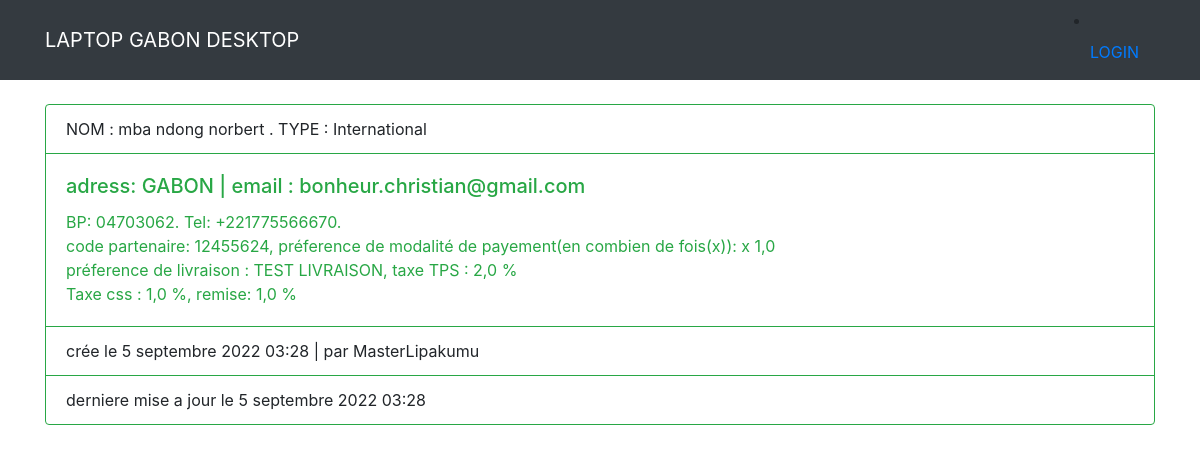
Screenshot of /alldetail/detailallclientdata/3/ with the database file from the repository.
### alldetail/models.py (models this page shows, shortened)
class ALLClientData(models.Model):
    NATION = [
        ('National', 'National'),
        ('International', 'International'),
    ]
    DOCU = [
        ('Bon de livraison', 'Bon de livraison'),
        ('Devis', 'Devis'),
        ('Facture', 'Facture'),
    ]
    TYPEPAYMENT = [
        ('A échéance','A échéance'),
        ('Définis dans le contrat','Définis dans le contrat'),
        ('Journalier, hebdomadaire, mensuel','Journalier, hebdomadaire, mensuel'),
        ('Cash','Cash'),
    ]
    type_payment = models.CharField(choices=TYPEPAYMENT, blank=True, null=True, max_length=200)
    nation_choices = models.CharField(choices=NATION, blank=True, null=True, max_length=100)
    document_choices = models.CharField(choices=DOCU, blank=True, null=True, max_length=100)
    client_Name = models.CharField(null=True, blank=True, max_length=200)
    address = models.CharField(null=True, blank=True, max_length=255)
    postal_Code = models.CharField(null=True, blank=True, max_length=10)
    phone_number = PhoneNumberField()
    email_Address = models.EmailField(null=True, blank=True, max_length=200)
    partenary_code = models.CharField(max_length = 200, blank = True, null=True)
    taxe_TPS = models.FloatField(null=True, blank=True)
    taxe_CSS = models.FloatField(null=True, blank=True)
    remise = models.FloatField(null=True, blank=True)
    livraison = models.CharField(null=True, blank=True, max_length=200)
    modalite_paiement = models.FloatField(blank=True, null=True)
    author = models.ForeignKey(User, on_delete=models.CASCADE, null=True, blank=True)
    client_cart_facturation = models.ForeignKey('carts.Order',on_delete = models.SET_NULL, null = True, blank=True, related_name = "client_cart_facturation")
    client_cart_facturation_2 = models.ForeignKey('carts.OrderItem',on_delete = models.SET_NULL, null = True, blank=True, related_name = "client_cart_facturation_2")
    date_created = models.DateTimeField(auto_now_add = True)
    last_updated = models.DateTimeField(auto_now = True)
    wait_money = models.FloatField(null=True, blank=True)

### alldetail/views.py (the view)
# urls.py: path('detailallclientdata/<int:pk>/', DetailALLClientData.as_view(), name="detailallclientdata"),
class DetailALLClientData(DetailView):
    templates_name = "alldetail/ALLClientData_detail.html"
    model = ALLClientData

### templates/alldetail/ALLClientData_detail.html
{% extends 'base.html' %}
{% block content %}
<br>
<div class="card border-success mb-3" style="max-width: 80rem;">
    <div class="card-header bg-transparent border-success">NOM : {{object.client_Name}} . TYPE : {{ object.nation_choices}} </div>
    <div class="card-body text-success">
      <h5 class="card-title">adress: {{object.address}} | email : {{object.email_Address}}</h5>
      <p class="card-text">BP: {{object.postal_Code}}. Tel: {{ object.phone_number}}.<br> code partenaire: {{object.partenary_code}}, préference de modalité de payement(en combien de fois(x)): x {{object.modalite_paiement}}<br>
    préference de livraison : {{object.livraison}}, taxe TPS : {{object.taxe_TPS}} %<br>
Taxe css : {{object.taxe_CSS}} %, remise: {{object.remise}} % <br></p>
    </div>
    <div class="card-footer bg-transparent border-success">crée le {{object.date_created}} | par {{object.author.username}}</div>
    <div class="card-footer bg-transparent border-success">derniere mise a jour le {{object.last_updated}}</div>
</div>
{% endblock content %}

### rows the page displays
ALLClientData: client_Name "mba ndong norbert", nation_choices "International", address "GABON", email_Address "bonheur.christian@gmail.com", postal_Code "04703062", phone_number "+221775566670", partenary_code "12455624", modalite_paiement "1,0", livraison "TEST LIVRAISON", taxe_TPS "2,0", taxe_CSS "1,0", remise "1,0", date_created "5 septembre 2022 03:28", author.username "MasterLipakumu", last_updated "5 septembre 2022 03:28"
